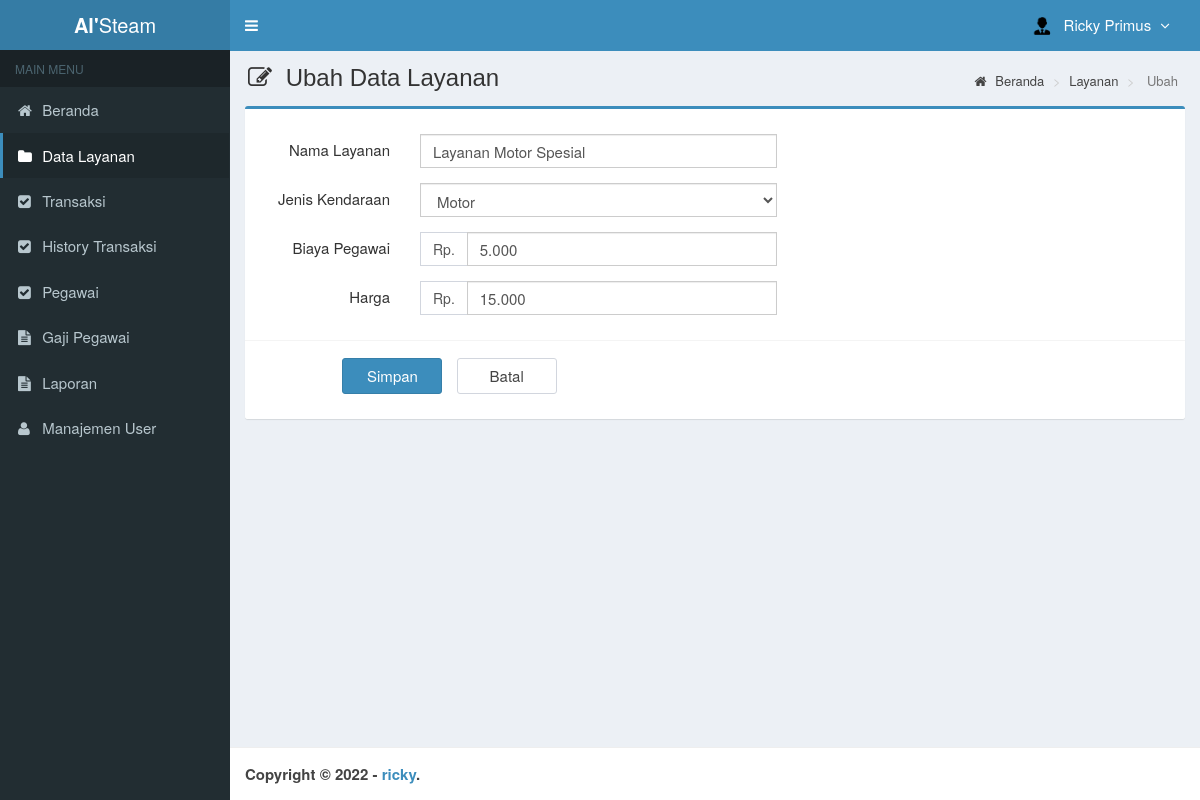
Page /main.php?module=form_layanan&form=edit&id=2 (signed in) on the committed database.
### tables this page shows
CREATE TABLE `is_layanan` (
  `id_layanan` int(2) NOT NULL,
  `nama_layanan` varchar(30) NOT NULL,
  `jenis_kendaraan` enum('Mobil','Motor') NOT NULL,
  `biaya_pegawai` int(7) NOT NULL,
  `harga` int(8) NOT NULL
);

### config/fungsi_rupiah.php (called while the page is built, shortened)
<?php
function format_rupiah($angka){
  $rupiah=number_format($angka,0,',','.');
  return $rupiah;
}
?>

### modules/layanan/form.php (the view, shortened to what this page needs)
 <?php
if ($_GET['form']=='add') { ?>
  <section class="content-header">
    <h1>
      <i style="margin-right:7px" class="fa fa-edit"></i> Input Data layanan
    </h1>
    <ol class="breadcrumb">
      <li><a href="?module=home"><i class="fa fa-home"></i> Beranda </a></li>
      <li><a href="?module=layanan"> layanan </a></li>
      <li class="active"> Tambah </li>
    </ol>
  </section>
  <section class="content">
    <div class="row">
      <div class="col-md-12">
        <div class="box box-primary">
          <form role="form" class="form-horizontal" method="POST" action="modules/layanan/proses.php?act=insert" method="POST">
            <div class="box-body">
              <div class="form-group">
                <label class="col-sm-2 control-label">Nama Layanan</label>
                <div class="col-sm-5">
                  <input type="text" class="form-control" name="nama_layanan" autocomplete="off" required>
                </div>
              </div>
              <div class="form-group">
                <label class="col-sm-2 control-label">Jenis Kendaraan</label>
                <div class="col-sm-5">
                  <select class="form-control" name="jenis_kendaraan" required>
                    <option value=""></option>
                    <option value="Mobil">Mobil</option>
                    <option value="Motor">Motor</option>
                  </select>
                </div>
              </div>
              <div class="form-group">
                <label class="col-sm-2 control-label">Biaya Pegawai</label>
                <div class="col-sm-5">
                  <div class="input-group">
                    <span class="input-group-addon">Rp.</span>
                    <input type="text" class="form-control" id="biaya_pegawai" name="biaya_pegawai" autocomplete="off" onKeyPress="return goodchars(event,'0123456789',this)" required>
                  </div>
                </div>
              </div>
              <div class="form-group">
                <label class="col-sm-2 control-label">Harga</label>
                <div class="col-sm-5">
                  <div class="input-group">
                    <span class="input-group-addon">Rp.</span>
                    <input type="text" class="form-control" id="harga" name="harga" autocomplete="off" onKeyPress="return goodchars(event,'0123456789',this)" required>
                  </div>
                </div>
              </div>
            </div>
            <div class="box-footer">
              <div class="form-group">
                <div class="col-sm-offset-2 col-sm-10">
                  <input type="submit" class="btn btn-primary btn-submit" name="simpan" value="Simpan">
                  <a href="?module=layanan" class="btn btn-default btn-reset">Batal</a>
                </div>
              </div>
            </div>
          </form>
        </div>
      </div>
    </div>
  </section>
<?php
}
elseif ($_GET['form']=='edit') {
  if (isset($_GET['id'])) {
      $query = mysqli_query($mysqli, "SELECT * FROM is_layanan WHERE id_layanan='$_GET[id]'")
                                      or die('Ada kesalahan pada query tampil data layanan : '.mysqli_error($mysqli));
      $data  = mysqli_fetch_assoc($query);
    }
?>
  <section class="content-header">
    <h1>
      <i style="margin-right:7px" class="fa fa-edit"></i> Ubah Data Layanan
    </h1>
    <ol class="breadcrumb">
      <li><a href="?module=home"><i class="fa fa-home"></i> Beranda </a></li>
      <li><a href="?module=layanan"> Layanan </a></li>
      <li class="active"> Ubah </li>
    </ol>
  </section>
  <section class="content">
    <div class="row">
      <div class="col-md-12">
        <div class="box box-primary">
          <form role="form" class="form-horizontal" method="POST" action="modules/layanan/proses.php?act=update" method="POST">
            <div class="box-body">
              <div class="form-group">
                <label class="col-sm-2 control-label">Nama Layanan</label>
                <div class="col-sm-5">
                  <input type="text" class="form-control" name="nama_layanan" autocomplete="off" value="<?php echo $data['nama_layanan']; ?>" required>
                </div>
              </div>
              <div class="form-group">
                <label class="col-sm-2 control-label">Jenis Kendaraan</label>
                <div class="col-sm-5">
                  <select class="form-control" name="jenis_kendaraan" required>
                    <option value="<?php echo $data['jenis_kendaraan']; ?>"><?php echo $data['jenis_kendaraan']; ?></option>
                  </select>
                </div>
              </div>
              <div class="form-group">
                <label class="col-sm-2 control-label">Biaya Pegawai</label>
                <div class="col-sm-5">
                  <div class="input-group">
                    <span class="input-group-addon">Rp.</span>
                    <input type="text" class="form-control" id="biaya_pegawai" name="biaya_pegawai" autocomplete="off" onKeyPress="return goodchars(event,'0123456789',this)" value="<?php echo format_rupiah($data['biaya_pegawai']); ?>" required>
                  </div>
                </div>
              </div>
              <div class="form-group">
                <label class="col-sm-2 control-label">Harga</label>
                <div class="col-sm-5">
                  <div class="input-group">
                    <span class="input-group-addon">Rp.</span>
                    <input type="text" class="form-control" id="harga" name="harga" autocomplete="off" onKeyPress="return goodchars(event,'0123456789',this)" value="<?php echo format_rupiah($data['harga']); ?>" required>
                  </div>
                </div>
              </div>
            </div>
            <div class="box-footer">
              <div class="form-group">
                <div class="col-sm-offset-1 col-sm-11">
                  <input type="submit" class="btn btn-primary btn-submit" name="simpan" value="Simpan">
                  <a href="?module=layanan" class="btn btn-default btn-reset">Batal</a>
                </div>
              </div>
            </div>
          </form>
        </div>
      </div>
    </div>
  </section>
<?php
}
?>

### assets/css/style.css (style rules this page uses)
.form-horizontal .control-label { margin-bottom: 0; padding-top: 5px; text-align: right; }
label { display: inline-block; font-size: 15px; font-weight: 400; margin-bottom: 5px; max-width: 100%; }
.form-control { background-color: #fff; background-image: none; border: 1px solid #ccc; border-radius: 4px; box-shadow: 0 1px 1px rgba(0, 0, 0, 0.075) inset; color: #555; display: block; font-size: 15px; height: 34px; line-height: 1.42857; padding: 6px 12px; transition: border-color 0.15s ease-in-out 0s, box-shadow 0.15s ease-in-out 0s; width: 100%; }
.btn-default { background-color: #fff; border-color: #d2d6de; color: #444; }
.content-header { padding: 15px 18px 0; position: relative; }
.content-header > .breadcrumb { background: transparent none repeat scroll 0 0; border-radius: 2px; float: right; font-size: 13px; margin-bottom: 0; margin-top: 0; padding: 7px 12px; position: absolute; right: 10px; top: 15px; }
.btn-submit { width: 100px; margin-top: 7px; margin-right: 10px; font-size: 15px; }
.btn-reset { width: 100px; margin-top: 7px; font-size: 15px; }
body { background-color: #fff; color: #333; font-size: 15px; line-height: 1.42857; }

### rows in the picture
is_layanan: nama_layanan "Layanan Motor Spesial", jenis_kendaraan "Motor", biaya_pegawai "5.000", harga "15.000"

### other values in the picture
$_SESSION['nama_user'] "Ricky Primus"
